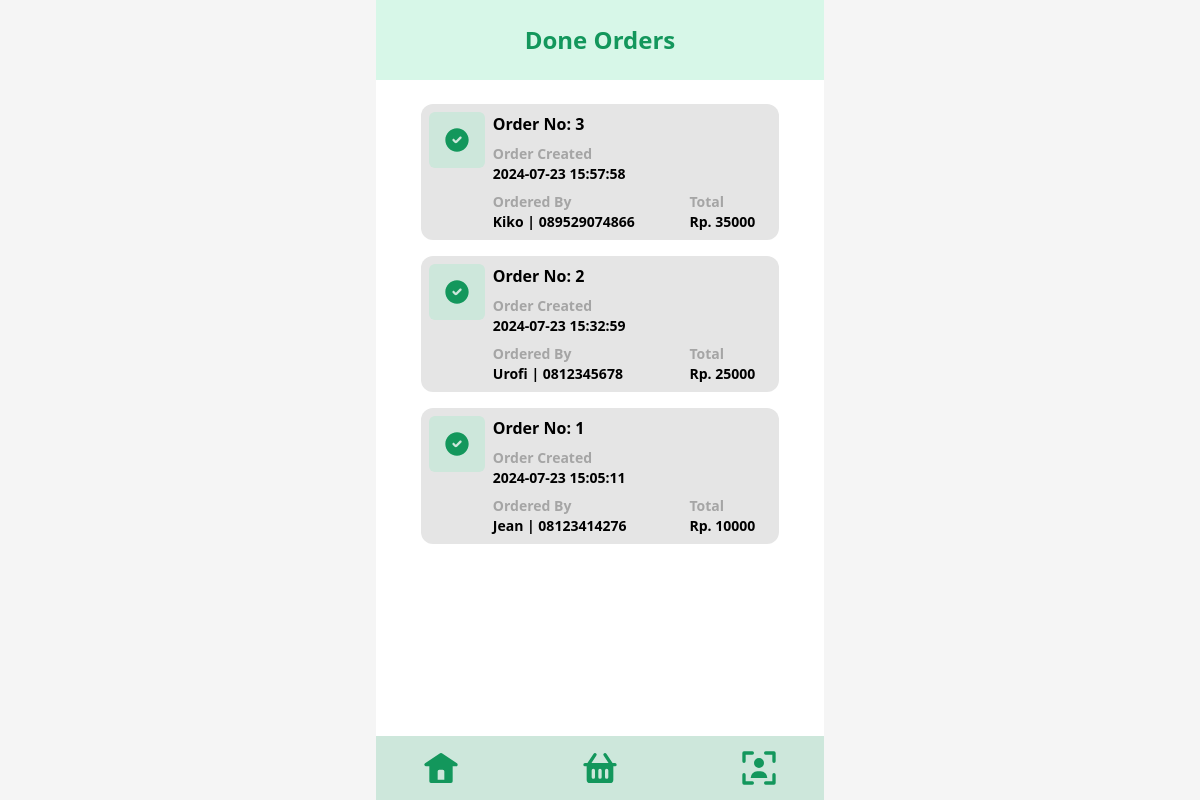
Screenshot of /done.php (signed in) with the database file from the repository.
### tables this page shows
CREATE TABLE IF NOT EXISTS `transactions` (
  `id` int NOT NULL AUTO_INCREMENT,
  `name` varchar(255) NOT NULL,
  `phone` varchar(255) NOT NULL,
  `total` int NOT NULL,
  `status` enum('new','process','done') NOT NULL DEFAULT 'new',
  `created_at` datetime DEFAULT CURRENT_TIMESTAMP,
  `updated_at` datetime DEFAULT CURRENT_TIMESTAMP ON UPDATE CURRENT_TIMESTAMP,
  PRIMARY KEY (`id`) USING BTREE
);

### done.php (the view, shortened to what this page needs)
<!DOCTYPE html>
<html lang="en">
  <head>
    <script src="https://cdn.tailwindcss.com"></script>
  </head>
  <body class="bg-[#F5F5F5]">
    <div class="relative max-w-md min-h-screen mx-auto bg-white">
      <header class="flex items-center justify-center h-20 bg-[#D7F7E8]">
        <h1 class="text-[#13975C] text-2xl font-bold">Done Orders</h1>
      </header>
      <main class="flex flex-col gap-4 max-w-[80%] mx-auto mt-6">
        <?php
          include "config/connection.php";
          $transactions = mysqli_query($conn, "SELECT * FROM transactions WHERE status='done' ORDER BY id DESC");
          while ($transaction = mysqli_fetch_array($transactions)) {
          ?>
            <div class="flex justify-between p-2 bg-[#E5E5E5] rounded-xl">
              <div class="flex gap-2">
                <div class="flex justify-center w-14 h-14 text-[#13975C] bg-[#CDE7DB] rounded-md">
                </div>
                <div class="flex flex-col gap-2">
                  <p class="font-bold">Order No: <?=$transaction['id']?></p>
                  <div>
                    <p class="text-[#A5A5A5] text-sm font-semibold">Order Created</p>
                    <p class="text-sm font-semibold"><?=$transaction['created_at']?></p>
                  </div>
                  <div>
                    <p class="text-[#A5A5A5] text-sm font-semibold">Ordered By</p>
                    <p class="text-sm font-semibold"><?=$transaction['name']?> | <?=$transaction['phone']?></p>
                  </div>
                </div>
              </div>
              <div class="flex flex-col justify-end mr-4 mt-2">
                <div>
                  <p class="text-[#A5A5A5] text-sm font-semibold">Total</p>
                  <p class="text-sm font-semibold">Rp. <?=$transaction['total']?></p>
                </div>
              </div>
            </div>
          <?php
          }
        ?>
      </main>
      <?php
        include "components/navbar.php";
      ?>
    </div>
  </body>
</html>

### rows the page displays
transactions: id "3", created_at "2024-07-23 15:57:58", name "Kiko", phone "089529074866", total "35000"
transactions: id "2", created_at "2024-07-23 15:32:59", name "Urofi", phone "0812345678", total "25000"
transactions: id "1", created_at "2024-07-23 15:05:11", name "Jean", phone "08123414276", total "10000"
